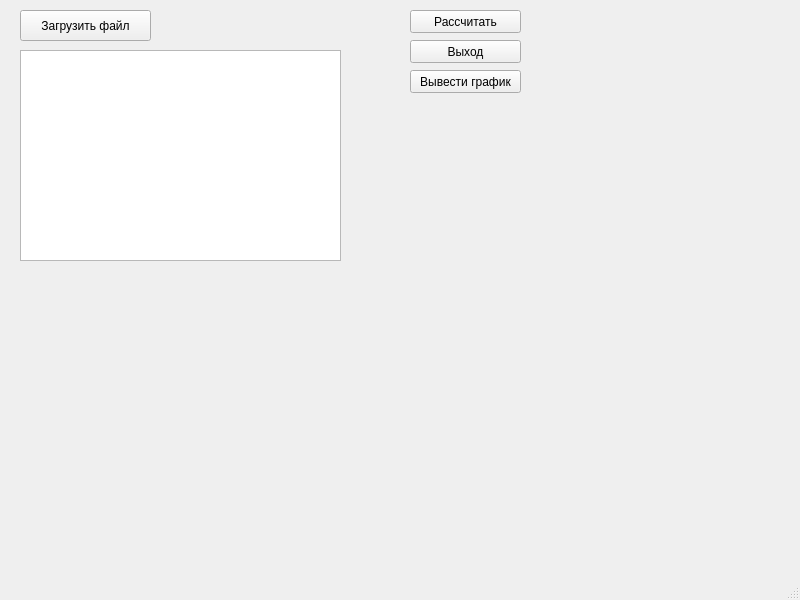
<?xml version="1.0" encoding="UTF-8"?>
<ui version="4.0">
 <class>MainWindow</class>
 <widget class="QMainWindow" name="MainWindow">
  <property name="geometry">
   <rect>
    <x>0</x>
    <y>0</y>
    <width>800</width>
    <height>600</height>
   </rect>
  </property>
  <property name="windowTitle">
   <string>MainWindow</string>
  </property>
  <widget class="QWidget" name="centralwidget">
   <widget class="QPushButton" name="pushButton">
    <property name="geometry">
     <rect>
      <x>20</x>
      <y>10</y>
      <width>131</width>
      <height>31</height>
     </rect>
    </property>
    <property name="text">
     <string>Загрузить файл</string>
    </property>
   </widget>
   <widget class="QTableView" name="tableView">
    <property name="geometry">
     <rect>
      <x>20</x>
      <y>50</y>
      <width>321</width>
      <height>211</height>
     </rect>
    </property>
   </widget>
   <widget class="QPushButton" name="pushButton_2">
    <property name="geometry">
     <rect>
      <x>410</x>
      <y>10</y>
      <width>111</width>
      <height>23</height>
     </rect>
    </property>
    <property name="text">
     <string>Расcчитать</string>
    </property>
   </widget>
   <widget class="QPushButton" name="pushButton_3">
    <property name="geometry">
     <rect>
      <x>410</x>
      <y>40</y>
      <width>111</width>
      <height>23</height>
     </rect>
    </property>
    <property name="text">
     <string>Выход</string>
    </property>
   </widget>
   <widget class="QPushButton" name="pushButton_4">
    <property name="geometry">
     <rect>
      <x>410</x>
      <y>70</y>
      <width>111</width>
      <height>23</height>
     </rect>
    </property>
    <property name="text">
     <string>Вывести график</string>
    </property>
   </widget>
   <widget class="QCustomPlot" name="widget" native="true">
    <property name="geometry">
     <rect>
      <x>410</x>
      <y>130</y>
      <width>251</width>
      <height>161</height>
     </rect>
    </property>
   </widget>
  </widget>
  <widget class="QMenuBar" name="menubar">
   <property name="geometry">
    <rect>
     <x>0</x>
     <y>0</y>
     <width>800</width>
     <height>21</height>
    </rect>
   </property>
  </widget>
  <widget class="QStatusBar" name="statusbar"/>
 </widget>
 <customwidgets>
  <customwidget>
   <class>QCustomPlot</class>
   <extends>QWidget</extends>
   <header>qcustomplot.h</header>
   <container>1</container>
  </customwidget>
 </customwidgets>
 <resources/>
 <connections/>
</ui>
